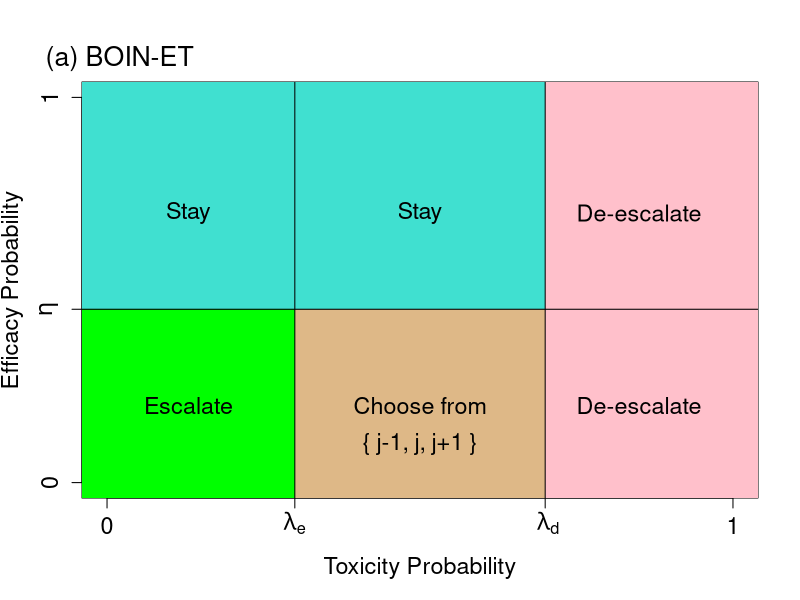
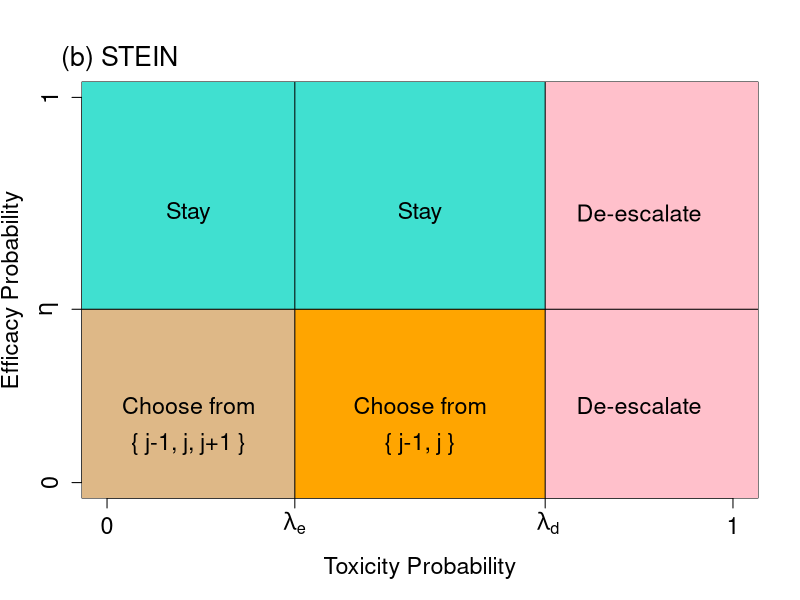

R code for these plots, in order:

############# BOINET

par(xpd=FALSE)

plot(c(0, 1), c(0, 1),type= "n", xlab = "Toxicity Probability", ylab = "Efficacy Probability",xaxt = "n",yaxt="n",cex.lab=1.4,cex.main=1.4)

axis(1, at=c(0,0.3,0.7,1), labels=c(0,expression(lambda[e]),expression(paste(" ",lambda[d] )),1),cex.axis = 1.4)
axis(2, at=c(0,0.45,1), labels=c(0,expression(eta),1),cex.axis = 1.4)
rect(-1, -1,0.3, 0.45, col = "green", border = "transparent") 
rect(-1, 0.45,0.7, 2, col = "turquoise", border = "transparent") 
rect(0.7, -1,2, 2, col = "pink", border = "transparent") 
rect(0.3, -1,0.7, 0.45, col = "burlywood", border = "transparent") 


abline(h = 0.45)
abline(v  = 0.3)
abline(v=0.7)
text(0.13,0.2,"Escalate",cex=1.4)
text(0.13,0.7,"Stay",cex=1.4)
text(0.5,0.7,"Stay",cex=1.4)
text(0.5,0.2,"Choose from",cex=1.4)
text(0.5,0.1,"{ j-1, j, j+1 }",cex=1.4)
text(0.85,0.2,"De-escalate",cex=1.4)
text(0.85,0.7,"De-escalate",cex=1.4)
par(xpd=TRUE)
text(0.02,1.1,"(a) BOIN-ET",cex=1.6)



############# STEIN


par(xpd=FALSE)
plot(c(0, 1), c(0, 1),type= "n", xlab = "Toxicity Probability", ylab = "Efficacy Probability",xaxt = "n",yaxt="n",cex.lab=1.4,cex.main=1.4)

axis(1, at=c(0,0.3,0.7,1), labels=c(0,expression(lambda[e]),expression(paste(" ",lambda[d] )),1),cex.axis=1.4)
axis(2, at=c(0,0.45,1), labels=c(0,expression(eta),1),cex.axis=1.4)

rect(-1, -1,0.3, 0.45, col = "burlywood", border = "transparent") 
rect(-1, 0.45,0.7, 2, col = "turquoise", border = "transparent") 
rect(0.7, -1,2, 2, col = "pink", border = "transparent") 
rect(0.3, -1,0.7, 0.45, col = "orange", border = "transparent") 


abline(h = 0.45)
abline(v  = 0.3)
abline(v=0.7)
text(0.13,0.2,"Choose from",cex=1.4)
text(0.13,0.1,"{ j-1, j, j+1 }",cex=1.4)
text(0.13,0.7,"Stay",cex=1.4)
text(0.5,0.7,"Stay",cex=1.4)
text(0.5,0.2,"Choose from",cex=1.4)
text(0.5,0.1,"{ j-1, j }",cex=1.4)
text(0.85,0.2,"De-escalate",cex=1.4)
text(0.85,0.7,"De-escalate",cex=1.4)

par(xpd=TRUE)
text(0.02,1.1,"(b) STEIN",cex=1.6)
